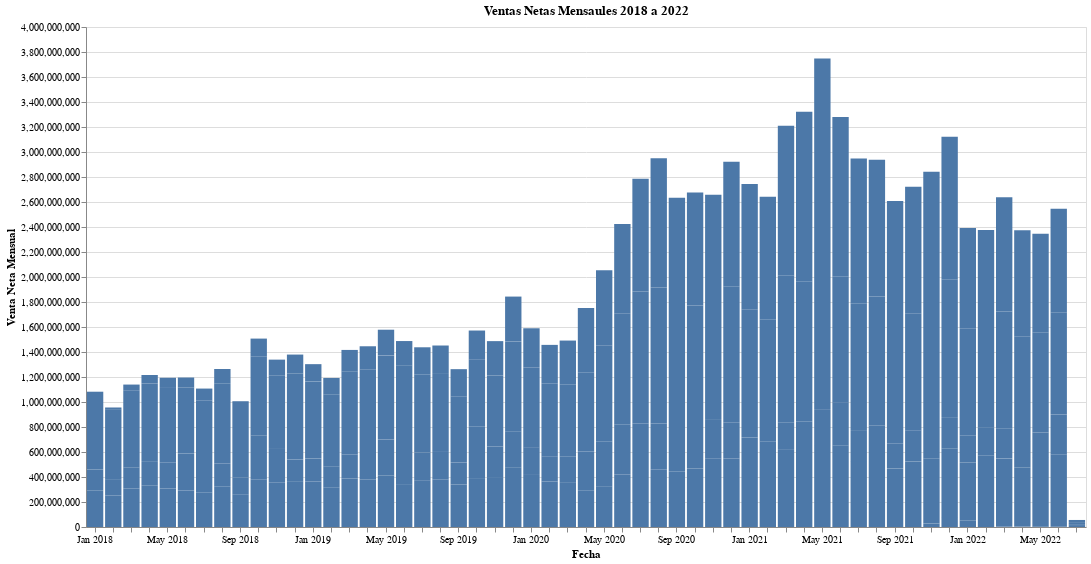

Notebook code cell kept with this figure:
### Markdown cell above
Ventas Anuales

### Code cell
venta= alt.Chart(venta_mensual).mark_bar().encode(
    alt.X('yearmonth(Fecha Nominal):N', title='Fecha'),
    alt.Y('Venta_Neta:Q', title='Venta Neta Mensual'), 
).properties(
    width=1000,
    height=500,
    title='Ventas Netas Mensaules 2018 a 2022'
)
venta

### Figure 1 — Vega-Lite specification as saved in the notebook (floating-point values rounded to 4 significant figures; data arrays with more than 128 entries replaced by an {"elided": "..."} marker saying what was removed)
{"config": {"view": {"continuousWidth": 400, "continuousHeight": 300}}, "data": {"name": "data-3efd5ec940e643de8981b4671af07599"}, "mark": "bar", "encoding": {"x": {"field": "Fecha Nominal", "timeUnit": "yearmonth", "title": "Fecha", "type": "nominal"}, "y": {"field": "Venta_Neta", "title": "Venta Neta Mensual", "type": "quantitative"}}, "height": 500, "title": "Ventas Netas Mensaules 2018 a 2022", "width": 1000, "$schema": "https://vega.github.io/schema/vega-lite/v4.17.0.json", "datasets": {"data-3efd5ec940e643de8981b4671af07599": {"elided": "229 records"}}}
